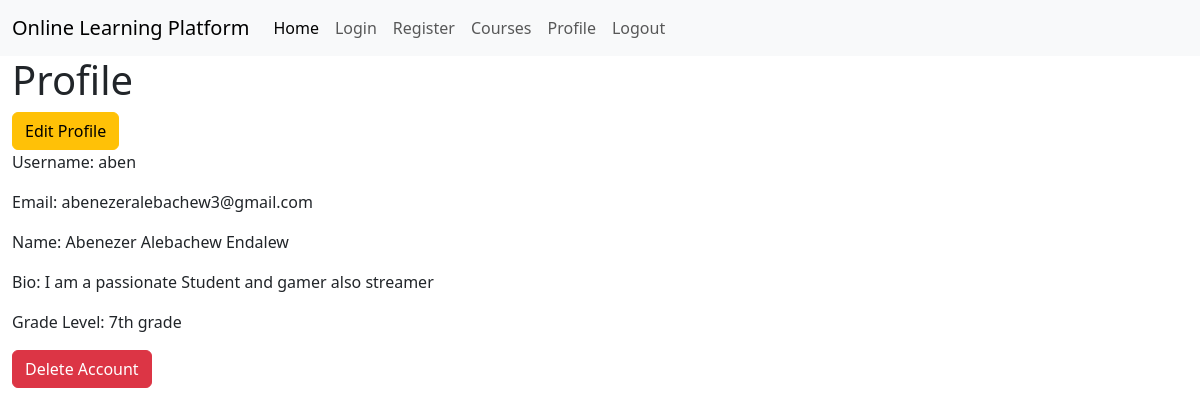
Page /profile (signed in) on the earlier database version.
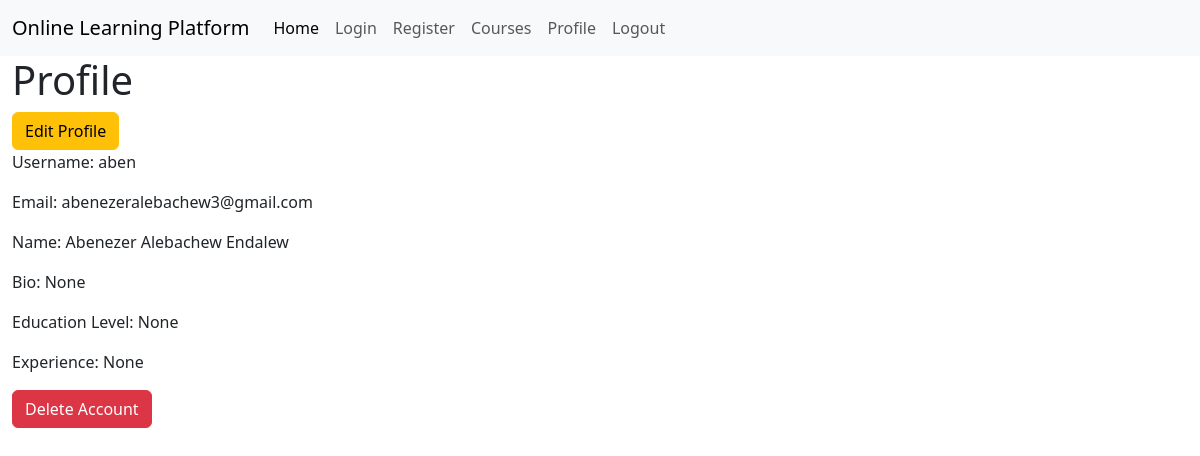
Same page on the later database version.
### app.py (models this page shows)
class User(db.Model, UserMixin):
    __tablename__ = 'users'
    id = db.Column(db.Integer, primary_key=True)
    email = db.Column(db.Text, unique=True, nullable=False)
    password = db.Column(db.Text, nullable=False)
    username = db.Column(db.Text, unique=True, nullable=True)
    role = db.Column(db.Text, nullable=False)
    name = db.Column(db.Text, nullable=True)
    def to_json(self):
        return {
            'id': self.id,
            'email': self.email,
            'username': self.username,
            'role': self.role,
            'name': self.name,
        }

class Student(db.Model):
    __tablename__ = 'students'
    id = db.Column(db.Integer, primary_key=True)
    user_id = db.Column(db.Integer, db.ForeignKey('users.id'), nullable=False)
    grade = db.Column(db.Text)
    bio = db.Column(db.Text)
    courses = db.relationship('Course', secondary='enrollments', back_populates='students')
    enrollments = db.relationship('Enrollment', cascade='all, delete', backref='student')

### app.py (the view, shortened to what this page needs)
@app.route('/profile', methods=['GET', 'POST'])
@login_required
def profile():
    current_user_id = current_user.id
    user = User.query.filter_by(id=current_user_id).first()
    user = user.to_json()
    if user['role'] == 'teacher':
        teacher = Teacher.query.filter_by(user_id=current_user_id).first()
        role = 'teacher'
        user['bio'] = teacher.bio
        user['education'] = teacher.education
        user['experience'] = teacher.experience
    elif user['role'] == 'student':
        student = Student.query.filter_by(user_id=current_user_id).first()
        role = 'student'
        user['grade'] = student.grade
        user['bio'] = student.bio
    return render_template('profile.html', user=user, role=role)

### app.py (called while the page is built)
@login_manager.user_loader
def load_user(id):
    return User.query.filter_by(id=id).first()

### templates/profile.html (shortened to what this page needs)
{% extends "base.html" %}
{% block content %}
<h1>Profile</h1>
<a href="{{url_for('edit_profile')}}"><button class="btn btn-warning">Edit Profile</button></a>
<p>Username: {{ user.username }}</p>
<p>Email: {{ user.email }}</p>
<p>Name: {{ user.name }}</p>
<p>Bio: {{ user.bio }}</p>
{% if role == 'student' %}
<p>Grade Level: {{ user.grade }}</p>
{% endif %}
{% if role == 'teacher' %}
<p>Education Level: {{ user.education }}</p>
<p>Experience: {{ user.experience }}</p>
{% endif %}
<form action="/profile" method="post">
    <input type="submit" value="Delete Account" class="btn btn-danger">
</form>
{% endblock %}

### templates/base.html (shortened to what this page needs)
<!DOCTYPE html>
<html>
<head>
    <link href="https://cdn.jsdelivr.net/npm/bootstrap@5.3.3/dist/css/bootstrap.min.css" rel="stylesheet"
>
</head>
<body>
    <nav class="navbar navbar-expand-lg bg-body-tertiary">
        <div class="container-fluid">
            <a class="navbar-brand" href="/">Online Learning Platform</a>
            <div class="collapse navbar-collapse" id="navbarSupportedContent">
                <ul class="navbar-nav me-auto mb-2 mb-lg-0">
                    <li class="nav-item">
                        <a class="nav-link active" aria-current="page" href="/">Home</a>
                    </li>
                    <li class="nav-item">
                        <a class="nav-link" href="/login">Login</a>
                    </li>
                    <li class="nav-item">
                        <a class="nav-link" href="/register">Register</a>
                    </li>
                    <li class="nav-item">
                        <a class="nav-link" href="/courses">Courses</a>
                    </li>
                    <li class="nav-item">
                        <a class="nav-link" href="/profile">Profile</a>
                    </li>
                    <a class="nav-link" href="{{ url_for('logout') }}">Logout</a>
                </ul>
            </div>
        </div>
    </nav>
    <div class="container-fluid">
        {% block content %}{% endblock %}
    </div>
</body>
</html>

Differences in the rows shown:
removed Student: bio "I am a passionate Student and gamer also streamer", grade "7th grade"
Other differences:
{{ user.bio }}: (not shown) → "None"
{{ user.education }}: (not shown) → "None"
{{ user.experience }}: (not shown) → "None"
text no longer shown: "Grade Level:"
text now shown: "Education Level: Experience:"
